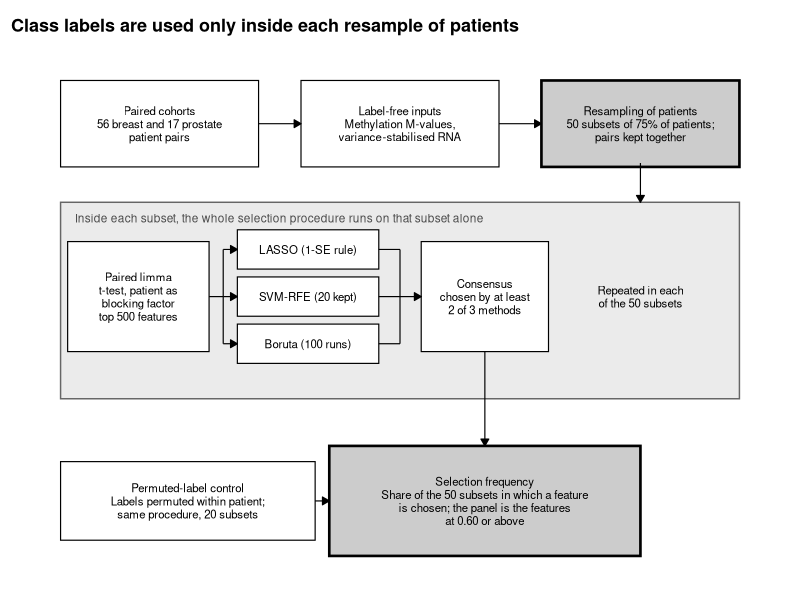
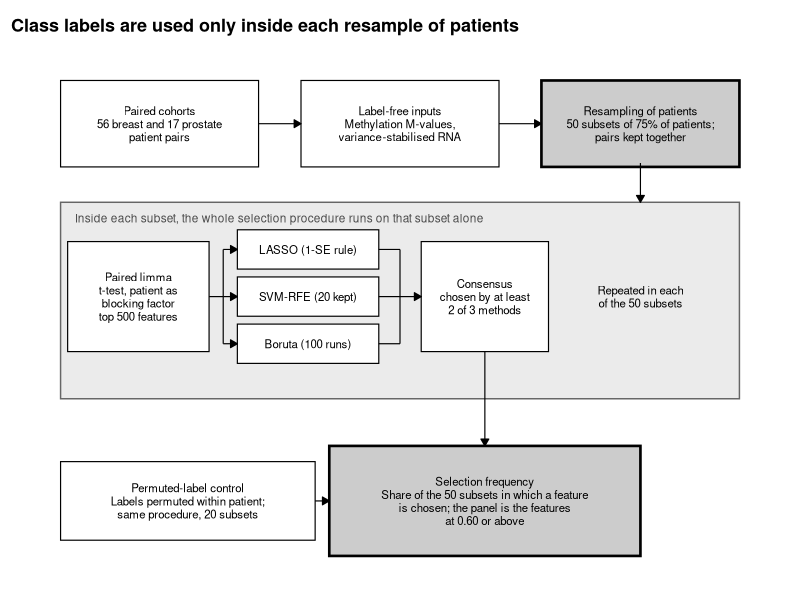
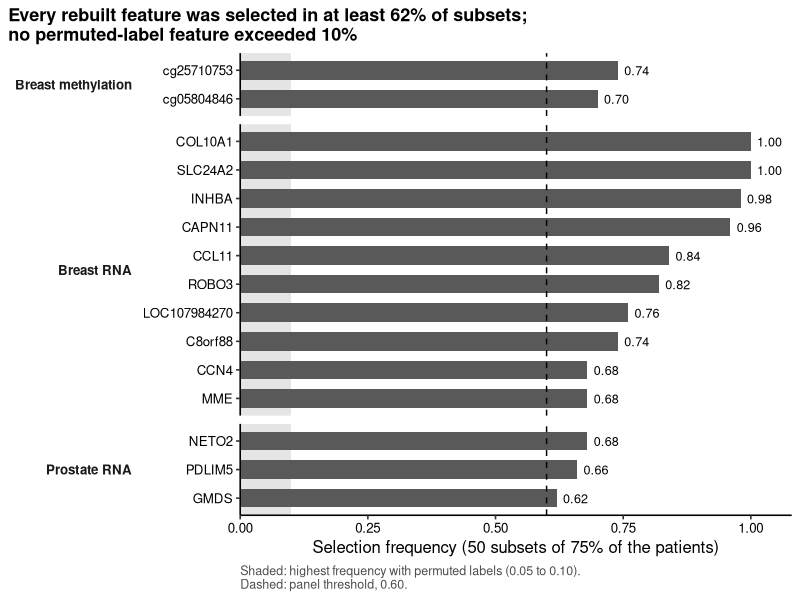
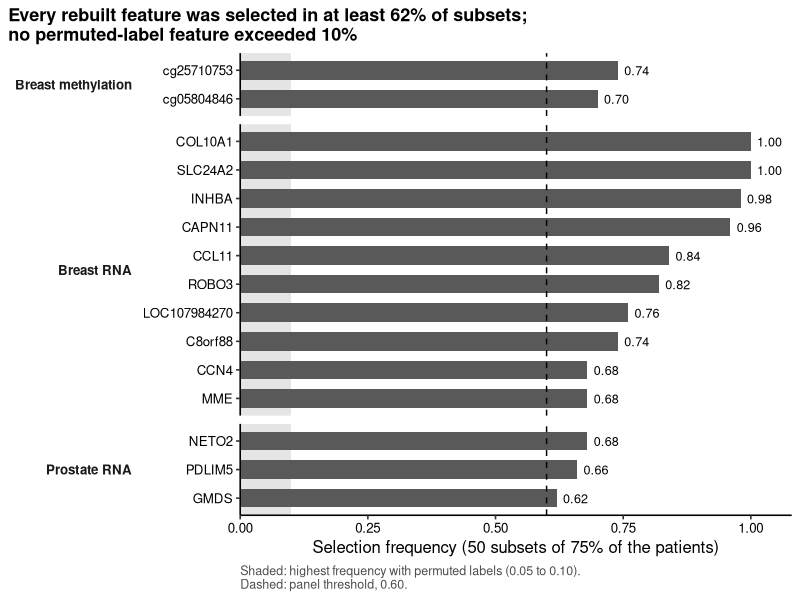
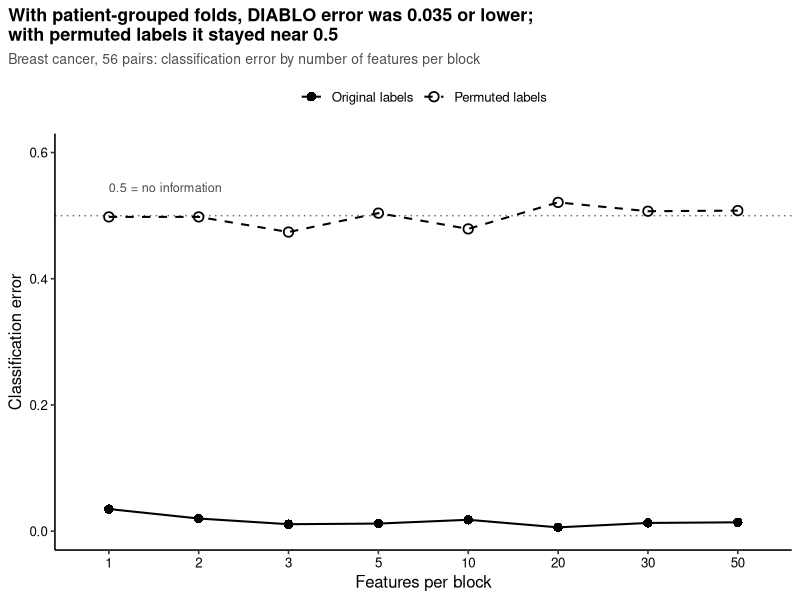
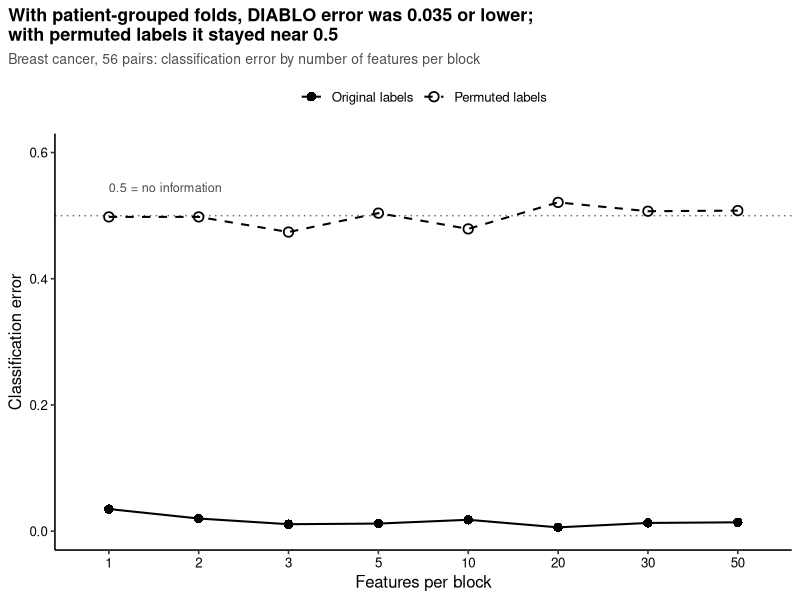
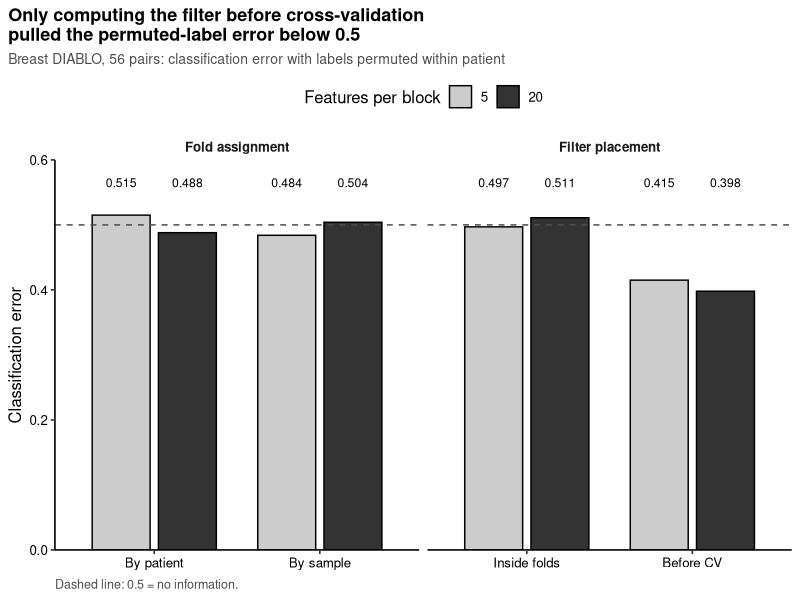
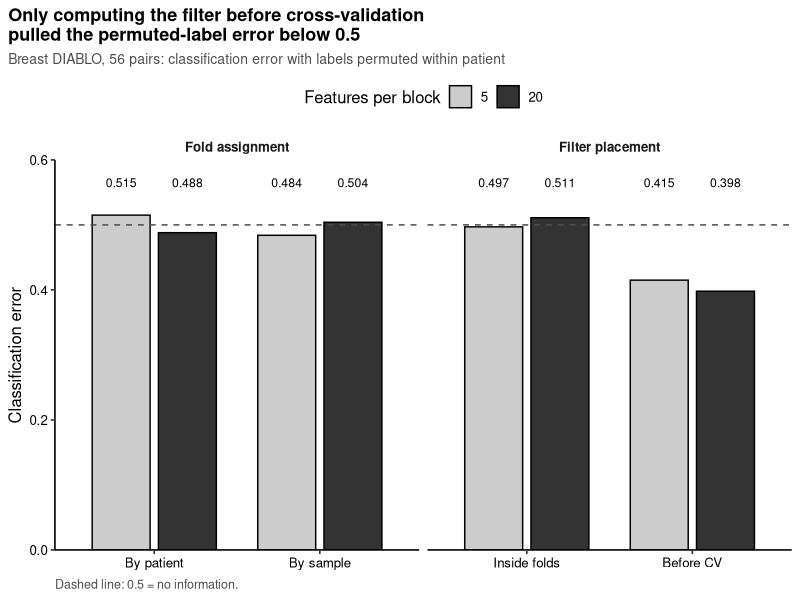

Here is the R script that generated these plots, in order:
# Paper 1 figures (black, white and grey) - patient-grouped stability selection
# Run: source("paper1_figures.R")   Requires: ggplot2
# Output: figures/Figure1.pdf ... Figure4.pdf and .tiff (600 dpi)
#
# The values below are the numbers reported in the thesis (Step 12.0).
# To plot directly from the saved analysis outputs instead, replace the data
# frames with read.csv() on the files written by the rebuild scripts
# (<layer>_selection_frequency_rebuild.csv, DIABLO_BRCA_patient_grouped_cv.csv,
#  DIABLO_BRCA_leakage_demonstration.csv,
#  DIABLO_BRCA_selection_leakage_demonstration.csv) and keep the plotting code.

library(ggplot2)
dir.create("figures", showWarnings = FALSE)

theme_pub <- theme_classic(base_size = 12, base_family = "sans") +
  theme(
    plot.title        = element_text(face = "bold", size = 13),
    plot.title.position = "plot",
    plot.subtitle     = element_text(colour = "grey30", size = 10),
    strip.background  = element_blank(),
    strip.text        = element_text(face = "bold"),
    axis.text         = element_text(colour = "black"),
    legend.position   = "top",
    plot.caption      = element_text(colour = "grey30", size = 9, hjust = 0)
  )

save_fig <- function(p, name, w, h) {
  ggsave(file.path("figures", paste0(name, ".pdf")),  p, width = w, height = h)
  ggsave(file.path("figures", paste0(name, ".tiff")), p, width = w, height = h,
         dpi = 600, compression = "lzw")
}

# ---------------------------------------------------------------- Figure 1
# Workflow diagram drawn with ggplot2 shapes (coordinates are arbitrary units).
boxes <- data.frame(
  x = c(16, 50, 84,  13, 37, 37, 37, 62,  62,  20),
  y = c(62, 62, 62,  40, 46, 40, 34, 40,  14,  14),
  w = c(28, 28, 28,  20, 20, 20, 20, 18,  44,  36),
  h = c(11, 11, 11,  14,  5,  5,  5, 14,  14,  10),
  main = c(FALSE, FALSE, TRUE, FALSE, FALSE, FALSE, FALSE, FALSE, TRUE, FALSE),
  label = c(
    "Paired cohorts\n56 breast and 17 prostate\npatient pairs",
    "Label-free inputs\nMethylation M-values,\nvariance-stabilised RNA",
    "Resampling of patients\n50 subsets of 75% of patients;\npairs kept together",
    "Paired limma\nt-test, patient as\nblocking factor\ntop 500 features",
    "LASSO (1-SE rule)",
    "SVM-RFE (20 kept)",
    "Boruta (100 runs)",
    "Consensus\nchosen by at least\n2 of 3 methods",
    "Selection frequency\nShare of the 50 subsets in which a feature\nis chosen; the panel is the features\nat 0.60 or above",
    "Permuted-label control\nLabels permuted within patient;\nsame procedure, 20 subsets"
  )
)
arrows <- data.frame(   # arrowheads
  x = c(30, 64, 84, 25, 25, 25, 50, 62, 38),
  y = c(62, 62, 57, 46, 40, 34, 40, 33, 14),
  xend = c(36, 70, 84, 27, 27, 27, 53, 62, 40),
  yend = c(62, 62, 52, 46, 40, 34, 40, 21, 14)
)
lines_only <- data.frame(  # plain connector segments
  x    = c(23, 25, 47, 47, 47, 50),
  y    = c(40, 34, 46, 40, 34, 34),
  xend = c(25, 25, 50, 50, 50, 50),
  yend = c(40, 46, 46, 40, 34, 46)
)

fig1 <- ggplot() +
  annotate("rect", xmin = 2, xmax = 98, ymin = 27, ymax = 52,
           fill = "grey92", colour = "grey40") +
  annotate("text", x = 4, y = 50, hjust = 0, size = 3, colour = "grey30",
           label = "Inside each subset, the whole selection procedure runs on that subset alone") +
  geom_rect(data = boxes,
            aes(xmin = x - w / 2, xmax = x + w / 2, ymin = y - h / 2, ymax = y + h / 2,
                fill = main, linewidth = main), colour = "black") +
  geom_text(data = boxes, aes(x = x, y = y, label = label), size = 2.9, lineheight = 0.95) +
  geom_segment(data = lines_only, aes(x = x, y = y, xend = xend, yend = yend),
               colour = "black", linewidth = 0.4) +
  geom_segment(data = arrows, aes(x = x, y = y, xend = xend, yend = yend),
               colour = "black", linewidth = 0.4,
               arrow = arrow(length = unit(2, "mm"), type = "closed")) +
  annotate("text", x = 84, y = 40, size = 2.9, lineheight = 0.95,
           label = "Repeated in each\nof the 50 subsets") +
  scale_fill_manual(values = c(`FALSE` = "white", `TRUE` = "grey80"), guide = "none") +
  scale_linewidth_manual(values = c(`FALSE` = 0.4, `TRUE` = 0.9), guide = "none") +
  coord_cartesian(xlim = c(0, 100), ylim = c(6, 70)) +
  labs(title = "Class labels are used only inside each resample of patients") +
  theme_void(base_family = "sans") +
  theme(plot.title = element_text(face = "bold", size = 13, hjust = 0),
        plot.margin = margin(8, 8, 8, 8))
save_fig(fig1, "Figure1", 9, 6)

# ---------------------------------------------------------------- Figure 2
freq <- data.frame(
  feature = c("cg25710753", "cg05804846",
              "COL10A1", "SLC24A2", "INHBA", "CAPN11", "CCL11", "ROBO3",
              "LOC107984270", "C8orf88", "CCN4", "MME",
              "NETO2", "PDLIM5", "GMDS"),
  freq = c(0.74, 0.70,
           1.00, 1.00, 0.98, 0.96, 0.84, 0.82, 0.76, 0.74, 0.68, 0.68,
           0.68, 0.66, 0.62)
)
freq$layer <- c(rep("Breast methylation", 2), rep("Breast RNA", 10), rep("Prostate RNA", 3))
freq$layer   <- factor(freq$layer, levels = c("Breast methylation", "Breast RNA", "Prostate RNA"))
freq$feature <- factor(freq$feature, levels = rev(freq$feature))

fig2 <- ggplot(freq, aes(x = freq, y = feature)) +
  annotate("rect", xmin = 0, xmax = 0.10, ymin = -Inf, ymax = Inf, fill = "grey90") +
  geom_col(fill = "grey35", width = 0.65) +
  geom_vline(xintercept = 0.60, linetype = "dashed") +
  geom_text(aes(label = sprintf("%.2f", freq)), hjust = -0.25, size = 3.2) +
  facet_grid(layer ~ ., scales = "free_y", space = "free_y", switch = "y") +
  scale_x_continuous(limits = c(0, 1.08), breaks = c(0, 0.25, 0.5, 0.75, 1),
                     expand = c(0, 0)) +
  labs(title = "Every rebuilt feature was selected in at least 62% of subsets;\nno permuted-label feature exceeded 10%",
       x = "Selection frequency (50 subsets of 75% of the patients)", y = NULL,
       caption = "Shaded: highest frequency with permuted labels (0.05 to 0.10).\nDashed: panel threshold, 0.60.") +
  theme_pub +
  theme(strip.placement = "outside", strip.text.y.left = element_text(angle = 0, hjust = 1))
save_fig(fig2, "Figure2", 7, 7)

# ---------------------------------------------------------------- Figure 3
diablo <- data.frame(
  kx = factor(rep(c(1, 2, 3, 5, 10, 20, 30, 50), 2), levels = c(1, 2, 3, 5, 10, 20, 30, 50)),
  series = rep(c("Original labels", "Permuted labels"), each = 8),
  err = c(0.035, 0.020, 0.011, 0.012, 0.018, 0.006, 0.013, 0.014,
          0.498, 0.498, 0.474, 0.504, 0.479, 0.521, 0.507, 0.508)
)

fig3 <- ggplot(diablo, aes(x = kx, y = err, group = series)) +
  geom_hline(yintercept = 0.5, linetype = "dotted", colour = "grey40") +
  geom_line(aes(linetype = series), linewidth = 0.7) +
  geom_point(aes(shape = series), size = 2.6, stroke = 0.9) +
  scale_linetype_manual(values = c("Original labels" = "solid", "Permuted labels" = "dashed"), name = NULL) +
  scale_shape_manual(values = c("Original labels" = 16, "Permuted labels" = 1), name = NULL) +
  scale_y_continuous(limits = c(0, 0.6), breaks = seq(0, 0.6, 0.2)) +
  annotate("text", x = 1, y = 0.545, hjust = 0, size = 3.2, colour = "grey30",
           label = "0.5 = no information") +
  labs(title = "With patient-grouped folds, DIABLO error was 0.035 or lower;\nwith permuted labels it stayed near 0.5",
       subtitle = "Breast cancer, 56 pairs: classification error by number of features per block",
       x = "Features per block", y = "Classification error") +
  theme_pub
save_fig(fig3, "Figure3", 7, 4.5)

# ---------------------------------------------------------------- Figure 4
leak <- data.frame(
  exp  = factor(rep(c("Fold assignment", "Filter placement"), each = 4),
                levels = c("Fold assignment", "Filter placement")),
  cond = factor(c("By patient", "By patient", "By sample", "By sample",
                  "Inside folds", "Inside folds", "Before CV", "Before CV"),
                levels = c("By patient", "By sample", "Inside folds", "Before CV")),
  kx   = factor(rep(c("5", "20"), 4), levels = c("5", "20")),
  err  = c(0.515, 0.488, 0.484, 0.504, 0.497, 0.511, 0.415, 0.398)
)

fig4 <- ggplot(leak, aes(x = cond, y = err, fill = kx)) +
  geom_col(position = position_dodge(width = 0.8), width = 0.7, colour = "black") +
  geom_hline(yintercept = 0.5, linetype = "dashed", colour = "grey30") +
  geom_text(aes(y = 0.565, label = sprintf("%.3f", err)),
            position = position_dodge(width = 0.8), size = 3.1) +
  facet_grid(. ~ exp, scales = "free_x", space = "free_x") +
  scale_fill_manual(values = c("5" = "grey80", "20" = "grey20"),
                    name = "Features per block") +
  scale_y_continuous(limits = c(0, 0.6), breaks = seq(0, 0.6, 0.2), expand = c(0, 0)) +
  labs(title = "Only computing the filter before cross-validation\npulled the permuted-label error below 0.5",
       subtitle = "Breast DIABLO, 56 pairs: classification error with labels permuted within patient",
       x = NULL, y = "Classification error",
       caption = "Dashed line: 0.5 = no information.") +
  theme_pub
save_fig(fig4, "Figure4", 7, 4.8)

# Save the R and package versions used for the figures
writeLines(capture.output(sessionInfo()), "figures/sessionInfo_figures.txt")
